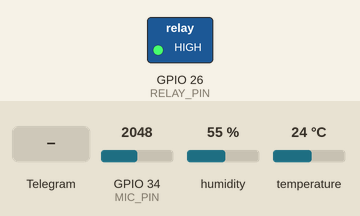
Simulated run of this sketch. Board: ESP32. On the bench: switched loads named in the sketch (green lamp = pin HIGH). Inputs (shaded band) come from the test bench; at power-on: GPIO 34 (MIC_PIN) = 2048, humidity 55 %, temperature 24 °C (analog values on the 0–4095 scale). WiFi joins after 1.5 s; servers stay silent unless stated; what the sketch prints to the serial monitor is not drawn.

Above: at 3.2 s.
3.3 s: Telegram message "/trap_on" received
At 4.3 s:
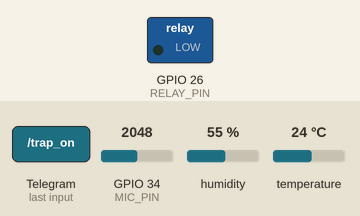
9.3 s: Telegram message "/trap_off" received
At 10.1 s:
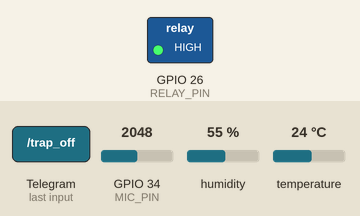
Timing chart, 0 to 12.3 s (numbered marks = the images above; inputs shaded):
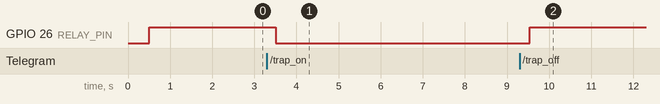

Measured:
- after the input at 3.3 s, GPIO 26 (RELAY_PIN): HIGH → LOW after 0.21 s
- after the input at 9.3 s, GPIO 26 (RELAY_PIN): LOW → HIGH after 0.24 s

The sketch:

stem_borer_detection.ino
```cpp
/*
  IoT-Based Stem Borer Detection and Monitoring System
  Board: ESP32 DevKit
  Inputs: KY-037 analog output, DHT22
  Output: relay module for light trap
  Telegram: UniversalTelegramBot

  IMPORTANT:
  - Frequency limits and amplitude thresholds are calibration placeholders.
  - A KY-037 is not a validated stem-borer identification sensor.
  - Keep AUTO_TRAP_ENABLED false until field validation is complete.
*/

#include <WiFi.h>
#include <WiFiClientSecure.h>
#include <UniversalTelegramBot.h>
#include <ArduinoJson.h>
#include <DHT.h>

// ---------- USER CONFIGURATION ----------
const char* WIFI_SSID = "YOUR_WIFI_NAME";
const char* WIFI_PASSWORD = "YOUR_WIFI_PASSWORD";
#define BOT_TOKEN "PASTE_TELEGRAM_BOT_TOKEN_HERE"
const String CHAT_ID = "YOUR_NUMERIC_CHAT_ID";

// ---------- PIN CONFIGURATION ----------
#define MIC_PIN 34       // KY-037 AO; ADC1 pin
#define DHT_PIN 4
#define DHT_TYPE DHT22
#define RELAY_PIN 26

// Change this if your relay is active HIGH.
const bool RELAY_ACTIVE_LOW = true;

// ---------- DETECTION CONFIGURATION ----------
// These are starting values for bench calibration, not biological reference values.
const float MIN_DETECTION_HZ = 80.0;
const float MAX_DETECTION_HZ = 1200.0;
const int MIN_PEAK_TO_PEAK = 120;       // 12-bit ADC counts; calibrate experimentally
const int REQUIRED_DETECTIONS = 3;
const unsigned long SAMPLE_WINDOW_MS = 250;
const unsigned long DETECTION_HOLD_MS = 5000;
const unsigned long SENSOR_INTERVAL_MS = 2500;
const unsigned long TELEGRAM_POLL_MS = 1200;
const unsigned long TRAP_ON_TIME_MS = 30000;

// Keep false until acoustic detection is validated.
const bool AUTO_TRAP_ENABLED = false;

// ---------- GLOBALS ----------
DHT dht(DHT_PIN, DHT_TYPE);
WiFiClientSecure securedClient;
UniversalTelegramBot bot(BOT_TOKEN, securedClient);

float temperatureC = NAN;
float humidityPct = NAN;
float estimatedFrequencyHz = 0.0;
int micPeakToPeak = 0;
bool acousticActivity = false;
bool trapIsOn = false;

int consecutiveDetections = 0;
unsigned long lastDetectionMs = 0;
unsigned long trapStartedMs = 0;
unsigned long lastSensorMs = 0;
unsigned long lastTelegramPollMs = 0;

void setTrap(bool on) {
  trapIsOn = on;
  int activeLevel = RELAY_ACTIVE_LOW ? LOW : HIGH;
  int inactiveLevel = RELAY_ACTIVE_LOW ? HIGH : LOW;
  digitalWrite(RELAY_PIN, on ? activeLevel : inactiveLevel);
  if (on) trapStartedMs = millis();
}

void connectWiFi() {
  WiFi.mode(WIFI_STA);
  WiFi.begin(WIFI_SSID, WIFI_PASSWORD);
  Serial.print("Connecting to Wi-Fi");
  unsigned long start = millis();
  while (WiFi.status() != WL_CONNECTED && millis() - start < 20000) {
    delay(500);
    Serial.print(".");
  }
  Serial.println();
  if (WiFi.status() == WL_CONNECTED) {
    Serial.print("Wi-Fi connected. IP: ");
    Serial.println(WiFi.localIP());
  } else {
    Serial.println("Wi-Fi connection timed out. Will retry in loop.");
  }
}

void sampleMicrophone() {
  // Estimate periodicity from rising crossings around the measured midpoint.
  // This is deliberately simple and should be replaced by validated DSP for deployment.
  unsigned long startMs = millis();
  int minValue = 4095;
  int maxValue = 0;
  unsigned long crossingTimes[100];
  int crossingCount = 0;

  // First pass: collect samples and amplitude range.
  const int sampleCount = 1200;
  int samples[ sampleCount ];
  for (int i = 0; i < sampleCount; i++) {
    int value = analogRead(MIC_PIN);
    samples[i] = value;
    if (value < minValue) minValue = value;
    if (value > maxValue) maxValue = value;
    delayMicroseconds(200); // nominal ~5 ksample/s; actual rate depends on execution overhead
  }

  micPeakToPeak = maxValue - minValue;
  int midpoint = (maxValue + minValue) / 2;
  bool wasBelow = samples[0] < midpoint;

  // Detect upward midpoint crossings.
  for (int i = 1; i < sampleCount && crossingCount < 100; i++) {
    bool isAbove = samples[i] >= midpoint;
    if (wasBelow && isAbove) {
      crossingTimes[crossingCount++] = micros();
    }
    wasBelow = !isAbove;
  }

  // Estimate frequency from average crossing interval.
  if (crossingCount >= 3 && micPeakToPeak >= MIN_PEAK_TO_PEAK) {
    // The samples were taken at approximately 5 kHz. Use sample-index intervals
    // rather than micros() timestamps to reduce timestamp-call overhead.
    int crossingIndices[100];
    int count = 0;
    wasBelow = samples[0] < midpoint;
    for (int i = 1; i < sampleCount && count < 100; i++) {
      bool isAbove = samples[i] >= midpoint;
      if (wasBelow && isAbove) crossingIndices[count++] = i;
      wasBelow = !isAbove;
    }

    unsigned long intervalSum = 0;
    int intervals = 0;
    for (int i = 1; i < count; i++) {
      int delta = crossingIndices[i] - crossingIndices[i - 1];
      if (delta > 0) {
        intervalSum += delta;
        intervals++;
      }
    }

    if (intervals > 0) {
      float averageSamples = (float)intervalSum / intervals;
      estimatedFrequencyHz = 5000.0 / averageSamples;
    } else {
      estimatedFrequencyHz = 0.0;
    }
  } else {
    estimatedFrequencyHz = 0.0;
  }

  bool inConfiguredBand =
    estimatedFrequencyHz >= MIN_DETECTION_HZ &&
    estimatedFrequencyHz <= MAX_DETECTION_HZ &&
    micPeakToPeak >= MIN_PEAK_TO_PEAK;

  if (inConfiguredBand) {
    consecutiveDetections++;
    lastDetectionMs = millis();
  } else {
    consecutiveDetections = 0;
  }

  acousticActivity = (consecutiveDetections >= REQUIRED_DETECTIONS) ||
                     (millis() - lastDetectionMs <= DETECTION_HOLD_MS);

  Serial.print("Mic p-p: ");
  Serial.print(micPeakToPeak);
  Serial.print(" | Estimated frequency: ");
  Serial.print(estimatedFrequencyHz, 1);
  Serial.print(" Hz | Activity: ");
  Serial.println(acousticActivity ? "YES" : "NO");

  (void)startMs;
}

void readEnvironment() {
  float h = dht.readHumidity();
  float t = dht.readTemperature();
  if (!isnan(h)) humidityPct = h;
  if (!isnan(t)) temperatureC = t;
}

String statusMessage(bool detailed) {
  String message = "STEM BORER MONITOR\n";
  if (isnan(temperatureC)) message += "Temperature: unavailable\n";
  else message += "Temperature: " + String(temperatureC, 1) + " C\n";

  if (isnan(humidityPct)) message += "Humidity: unavailable\n";
  else message += "Humidity: " + String(humidityPct, 1) + " %\n";

  message += "Estimated acoustic frequency: " + String(estimatedFrequencyHz, 1) + " Hz\n";
  message += "Mic peak-to-peak: " + String(micPeakToPeak) + "\n";
  message += "Acoustic activity flag: " + String(acousticActivity ? "YES" : "NO") + "\n";
  message += "Light trap relay: " + String(trapIsOn ? "ON" : "OFF");

  if (detailed) {
    message += "\n\nNote: experimental acoustic activity indicator only; not confirmed pest identification.";
    message += "\nAuto trap: ";
    message += AUTO_TRAP_ENABLED ? "ENABLED" : "DISABLED";
  }
  return message;
}

void handleNewMessages(int numNewMessages) {
  for (int i = 0; i < numNewMessages; i++) {
    String chatId = bot.messages[i].chat_id;
    String text = bot.messages[i].text;
    text.trim();
    text.toLowerCase();

    if (chatId != CHAT_ID) {
      bot.sendMessage(chatId, "Unauthorized chat. Ask the project owner to configure your access.", "");
      continue;
    }

    if (text == "hi" || text == "hello" || text == "/start") {
      bot.sendMessage(chatId, "Hello! STEM Borer monitoring node is online.\nSend /status for live readings.", "");
    } else if (text == "/status" || text == "status") {
      bot.sendMessage(chatId, statusMessage(true), "");
    } else if (text == "/trap_on") {
      setTrap(true);
      bot.sendMessage(chatId, "Light-trap relay switched ON.", "");
    } else if (text == "/trap_off") {
      setTrap(false);
      bot.sendMessage(chatId, "Light-trap relay switched OFF.", "");
    } else {
      bot.sendMessage(chatId, "Commands: hi, /status, /trap_on, /trap_off", "");
    }
  }
}

void setup() {
  Serial.begin(115200);
  delay(500);

  analogReadResolution(12);
  pinMode(MIC_PIN, INPUT);
  pinMode(RELAY_PIN, OUTPUT);
  setTrap(false);

  dht.begin();
  connectWiFi();

  // Telegram uses HTTPS. setInsecure() skips certificate validation and is
  // convenient for a student prototype, but is not recommended for production.
  securedClient.setInsecure();

  Serial.println("STEM Borer monitoring prototype started.");
}

void loop() {
  if (WiFi.status() != WL_CONNECTED) {
    connectWiFi();
  }

  unsigned long now = millis();

  if (now - lastSensorMs >= SENSOR_INTERVAL_MS) {
    lastSensorMs = now;
    readEnvironment();
    sampleMicrophone();

    if (AUTO_TRAP_ENABLED && acousticActivity && !trapIsOn) {
      setTrap(true);
    }
  }

  if (trapIsOn && millis() - trapStartedMs >= TRAP_ON_TIME_MS) {
    setTrap(false);
  }

  if (WiFi.status() == WL_CONNECTED && now - lastTelegramPollMs >= TELEGRAM_POLL_MS) {
    lastTelegramPollMs = now;
    int messages = bot.getUpdates(bot.last_message_received + 1);
    while (messages) {
      handleNewMessages(messages);
      messages = bot.getUpdates(bot.last_message_received + 1);
    }
  }

  delay(10);
}
```
